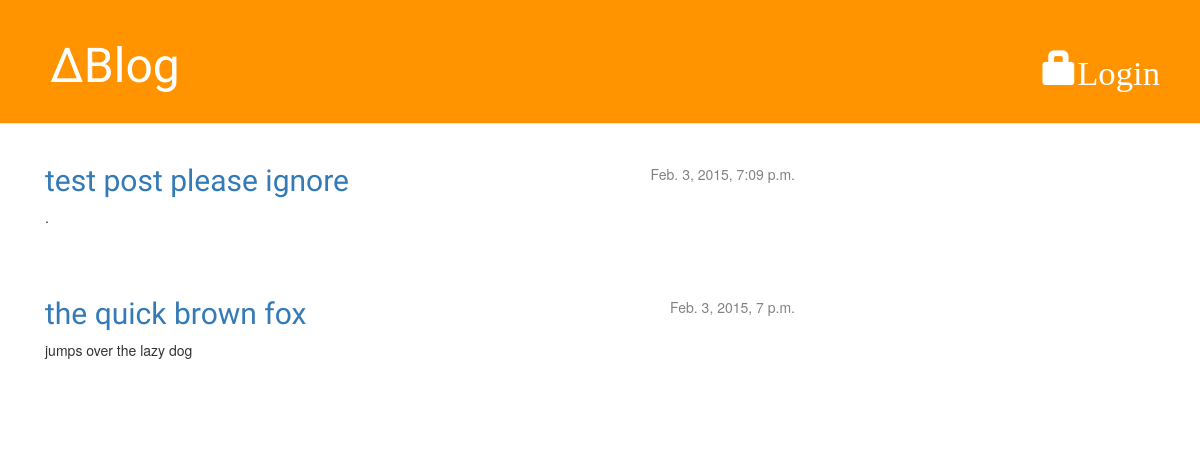
The app's page /, older data.
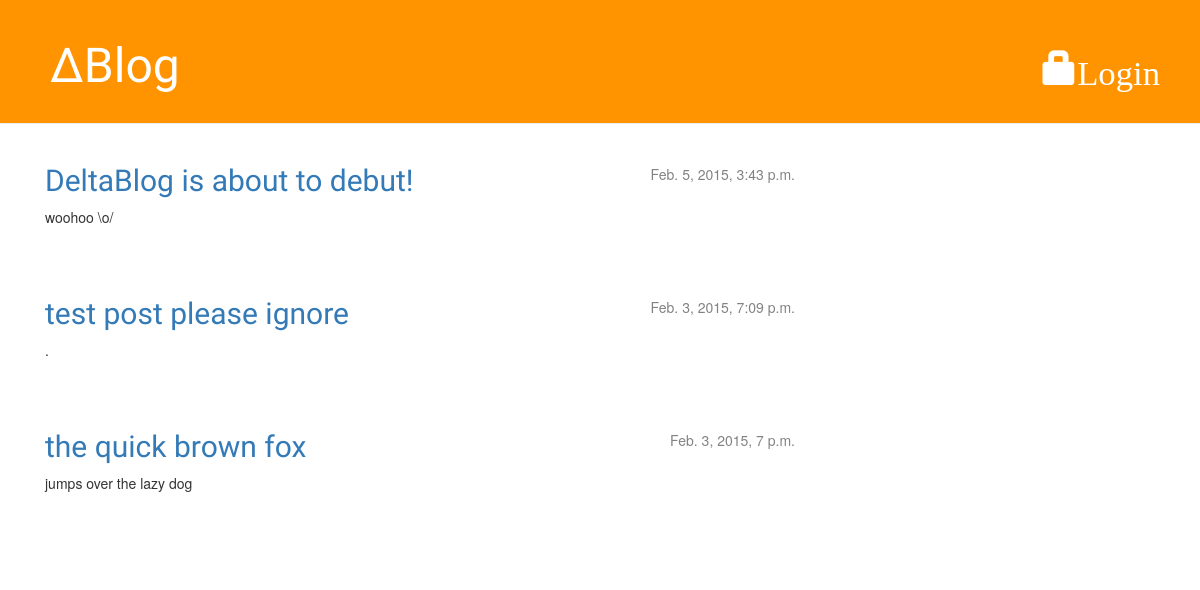
The same page, newer data.
### deltablog_app/models.py (models this page shows, shortened)
class Post(models.Model):
    author = models.ForeignKey('auth.User')
    title = models.CharField(max_length=200)
    text = models.TextField()
    created_date = models.DateTimeField(default=timezone.now)
    published_date = models.DateTimeField(blank=True, null=True)
    image = models.FileField(upload_to='documents/%Y/%m/%d', null=True, blank=True)
    class Meta:
        ordering = ["-published_date"]

### deltablog_app/views.py (the view)
# urls.py: url(r'^$', views.post_list),
def post_list(request):
    posts = Post.objects.filter(published_date__isnull=False).order_by('-published_date')
    return render(request, 'deltablog_app/post_list.html', {'posts': posts})

### deltablog_app/templates/deltablog_app/post_list.html
{% extends 'deltablog_app/base.html' %}
{% block content %}
    {% for post in posts %}
        <div class="post">
            <div class="date">
                {{ post.published_date }}
            </div>
            <h2><a href="{% url 'deltablog_app.views.post_detail' pk=post.pk %}">{{ post.title }}</a></h2>
            <p>{{ post.text|linebreaks }}</p>
        </div>
    {% endfor %}
{% endblock content %}

Row changes from the older to the newer data that the page shows:
added Post: published_date "Feb. 5, 2015, 3:43 p.m.", title "DeltaBlog is about to debut!", text "woohoo \\o/"
